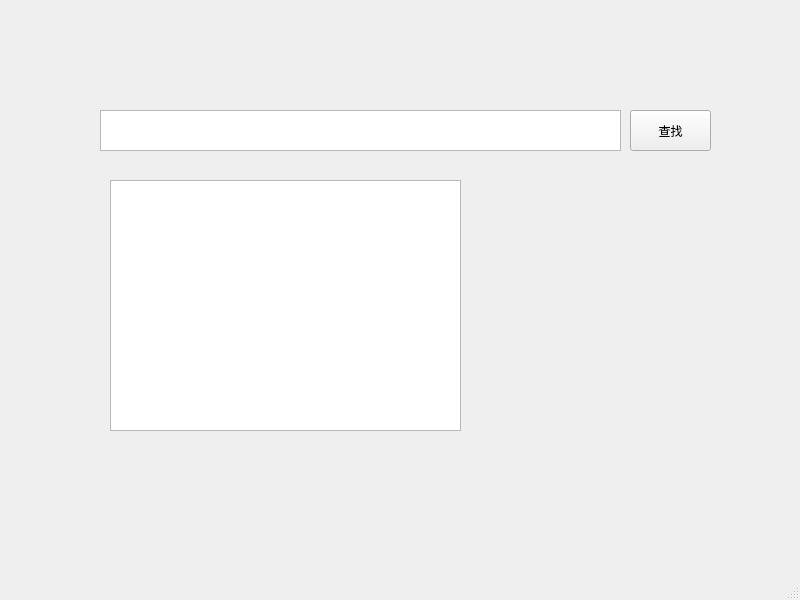
<?xml version="1.0" encoding="UTF-8"?>
<ui version="4.0">
 <class>MainWindow</class>
 <widget class="QMainWindow" name="MainWindow">
  <property name="geometry">
   <rect>
    <x>0</x>
    <y>0</y>
    <width>800</width>
    <height>600</height>
   </rect>
  </property>
  <property name="windowTitle">
   <string>MainWindow</string>
  </property>
  <widget class="QWidget" name="centralwidget">
   <widget class="QTextEdit" name="textEdit">
    <property name="geometry">
     <rect>
      <x>100</x>
      <y>110</y>
      <width>521</width>
      <height>41</height>
     </rect>
    </property>
   </widget>
   <widget class="QPushButton" name="pushButton">
    <property name="geometry">
     <rect>
      <x>630</x>
      <y>110</y>
      <width>81</width>
      <height>41</height>
     </rect>
    </property>
    <property name="text">
     <string>查找</string>
    </property>
   </widget>
   <widget class="QTableWidget" name="tableWidget">
    <property name="geometry">
     <rect>
      <x>110</x>
      <y>180</y>
      <width>351</width>
      <height>251</height>
     </rect>
    </property>
   </widget>
  </widget>
  <widget class="QMenuBar" name="menubar">
   <property name="geometry">
    <rect>
     <x>0</x>
     <y>0</y>
     <width>800</width>
     <height>23</height>
    </rect>
   </property>
  </widget>
  <widget class="QStatusBar" name="statusbar"/>
 </widget>
 <resources/>
 <connections/>
</ui>
